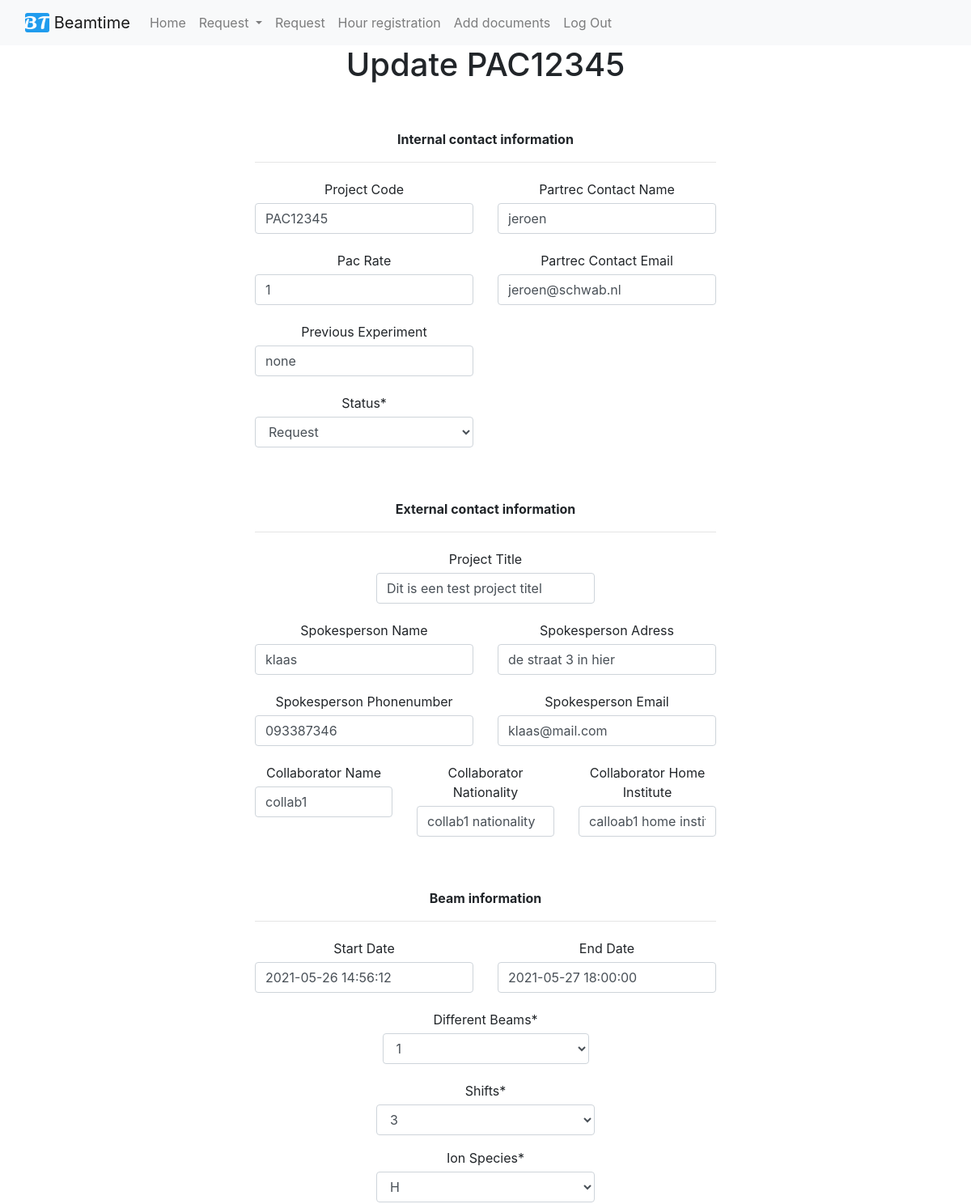
Before: /beamrequest/PAC12345/update/ (signed in, upper part) with the older database file.
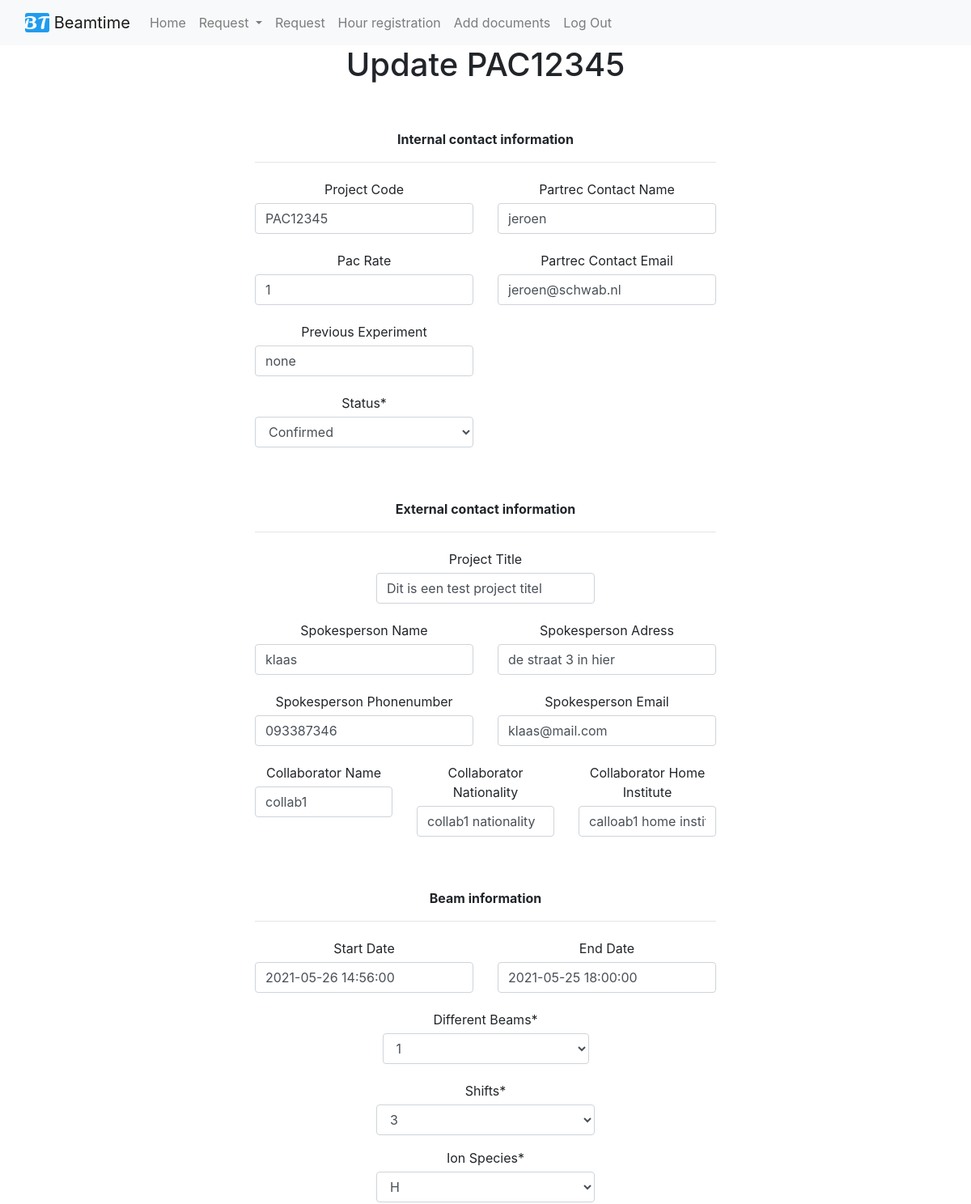
After: the same page with the newer database file.
### beamrequest/models.py (models this page shows, shortened)
class CreateBeamRequestModel(models.Model):
	SELECT		= 'Select'
	REQUEST		= 'Request'
	TENTATIVE	= 'Tentavive'
	ACCEPTED	= 'Accepted'
	CONFIRMED	= 'Confirmed'
	CANCELLED	= 'Cancelled'
	COMPLETED	= 'Completed'
	QUEUED		= 'Queued'
	STATUS_CHOICES = [
		(SELECT, ('Select an option')),
		(REQUEST, ('Request')),
		(TENTATIVE, ('Tentative')),
		(ACCEPTED,  ('Accepted')),
		(CONFIRMED, ('Confirmed')),
		(CANCELLED, ('Cancelled')),
		(COMPLETED, ('Completed')),
		(QUEUED, ('Queued')),
	]
	DIFBEAMS_CHOICES = [tuple([x,x]) for x in range(1,5)]
	SHIFTS_CHOICES = [tuple([x,x]) for x in range(1,17)]
	Project_Code = models.CharField(unique=True, max_length=20, blank = True)
	Pac_Rate = models.CharField(max_length=10, blank = True)
	Partrec_Contact_Name = models.CharField(max_length=50, blank = True)
	Partrec_Contact_Email = models.EmailField(blank = True)
	Previous_Experiment = models.CharField(max_length=200, blank = True)
	Status = models.CharField(max_length=25, choices=STATUS_CHOICES, default='SELECT')
	Project_Title = models.CharField(max_length=100, blank = True)
	Spokesperson_Name = models.CharField(max_length=50, blank = True)
	Spokesperson_Adress = models.CharField(max_length=50, blank = True)
	Spokesperson_Phonenumber = models.CharField(max_length=20, blank = True)
	Spokesperson_Email = models.EmailField(blank = True)
	Collaborator_Name = models.TextField(blank = True)
	Collaborator_Nationality = models.TextField(blank = True)
	Collaborator_Home_Institute = models.TextField(blank = True)
	Different_Beams = models.IntegerField(choices=DIFBEAMS_CHOICES, default='1')
	Shifts = models.IntegerField(choices=SHIFTS_CHOICES, default='1')
	Ion_Species = models.ForeignKey(IonSpecies, on_delete=models.CASCADE)
	Energy = ChainedForeignKey(Energys, chained_field="Ion_Species", chained_model_field="Ion_Species",	show_all=False,	auto_choose=True)
	Flux = models.CharField(max_length=50, blank = True, null = True)
	Start_Date = models.DateTimeField(blank = True, null=True)
	End_Date = models.DateTimeField(blank = True, null=True)
	Requiered_Equipment = models.TextField(blank = True)
	Special_Requirements = models.TextField(blank = True)
	Special_Safety_Procedures = models.TextField(blank = True)
	Lab_Support_Requirements = models.TextField(blank = True)
	Funded = models.CharField(max_length=20, blank = True)
	Summary = models.TextField(blank = True)

### beamrequest/views.py (the view)
# urls.py: path('<str:Project_Code>/update/', beam_request_update_page, name='update'),
@staff_member_required
def beam_request_update_page(request, Project_Code):
    obj = get_object_or_404(CreateBeamRequestModel, Project_Code = Project_Code)
    form = CreateBeamRequestForm(request.POST or None, instance=obj)
    if form.is_valid():
        print(form.cleaned_data)
        form.save()
        return redirect('/beamrequest/search/')
    template_name = 'beam_request_update.html'
    context = {"title": f"Update {obj.Project_Code}", 'form': form }
    return render(request, template_name, context)

### beamrequest/models.py (called while the page is built)
	def __str__(self):
		return self.Name

	def __str__(self):
		return self.Name

### templates/beam_request_update.html (shortened to what this page needs)
{% extends 'base.html' %}
{% load crispy_forms_tags %}
{% block content %}
	<form method="post" novalidate>
		<br><br>
		<b>Internal contact information</b>
		<hr class="divider"></hr>
		<div class="row">
			<div class="col-6">
			 {{ form.Project_Code|as_crispy_field }}
			</div>
			<div class="col-6">
			 {{ form.Partrec_Contact_Name|as_crispy_field }}
		 </div>
		</div>
		<div class="row">
			<div class="col-6">
			 {{ form.Pac_Rate|as_crispy_field }}
			</div>
			<div class="col-6">
			 {{ form.Partrec_Contact_Email|as_crispy_field }}
		 </div>
		</div>
		<div class="row">
			<div class="col-6">
			 {{ form.Previous_Experiment|as_crispy_field }}
			</div>
			<div class="col-6">
		 </div>
		</div>
		<div class="row">
			<div class="col-6">
			 {{ form.Status|as_crispy_field }}
			</div>
			<div class="col-6">
		 </div>
		</div>
		<br><br>
		<b>External contact information</b>
		<hr class="divider"></hr>
		<div class="row justify-content-center">
		 <div class="col-6">
			{{ form.Project_Title|as_crispy_field }}
		 </div>
		</div>
		<div class="row">
		 <div class="col-6">
			{{ form.Spokesperson_Name|as_crispy_field }}
		 </div>
		 <div class="col-6">
			{{ form.Spokesperson_Adress|as_crispy_field }}
		 </div>
		</div>
		<div class="row">
		 <div class="col-6">
			{{ form.Spokesperson_Phonenumber|as_crispy_field }}
		 </div>
		 <div class="col-6">
			{{ form.Spokesperson_Email|as_crispy_field }}
		 </div>
		</div>
		<div class="row">
		 <div class="col-4">
			{{ form.Collaborator_Name|as_crispy_field }}
		 </div>
		 <div class="col-4">
			{{ form.Collaborator_Nationality|as_crispy_field }}
		 </div>
		 <div class="col-4">
			{{ form.Collaborator_Home_Institute|as_crispy_field }}
		 </div>
		</div>
		 <br><br>
		 <b>Beam information</b>
		 <hr class="divider"></hr>
		<div class="row">
			<div class="col-6">
			 {{ form.Start_Date|as_crispy_field }}
			</div>
		  <div class="col-6">
				{{ form.End_Date|as_crispy_field }}
			</div>
		</div>
		<div class="justify-content-center">
			<div class="col-6">
  			{{ form.Different_Beams|as_crispy_field }}
 			</div>
		</div>
		<div class="row justify-content-center">
			<div class="col-6">
	  		{{ form.Shifts|as_crispy_field }}
		  	{{ form.Ion_Species|as_crispy_field }}
			</div>
		</div>
	</form>
<br>
{% endblock %}

Changed rows visible on the page:
changed CreateBeamRequestModel "PAC12345": Status "Request" → "Confirmed"; Start_Date "2021-05-26 14:56:12" → "2021-05-26 14:56:00"; End_Date "2021-05-27 18:00:00" → "2021-05-25 18:00:00"
